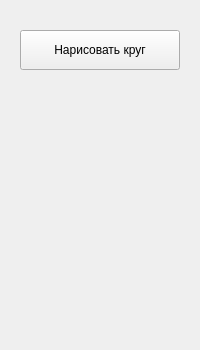
<?xml version="1.0" encoding="UTF-8"?>
<ui version="4.0">
 <class>MainWindow</class>
 <widget class="QMainWindow" name="MainWindow">
  <property name="geometry">
   <rect>
    <x>0</x>
    <y>0</y>
    <width>200</width>
    <height>350</height>
   </rect>
  </property>
  <property name="windowTitle">
   <string>Желтые окружности</string>
  </property>
  <widget class="QWidget" name="centralwidget">
   <widget class="QPushButton" name="pushButton">
    <property name="geometry">
     <rect>
      <x>20</x>
      <y>30</y>
      <width>160</width>
      <height>40</height>
     </rect>
    </property>
    <property name="text">
     <string>Нарисовать круг</string>
    </property>
   </widget>
  </widget>
 </widget>
 <resources/>
 <connections/>
</ui>
